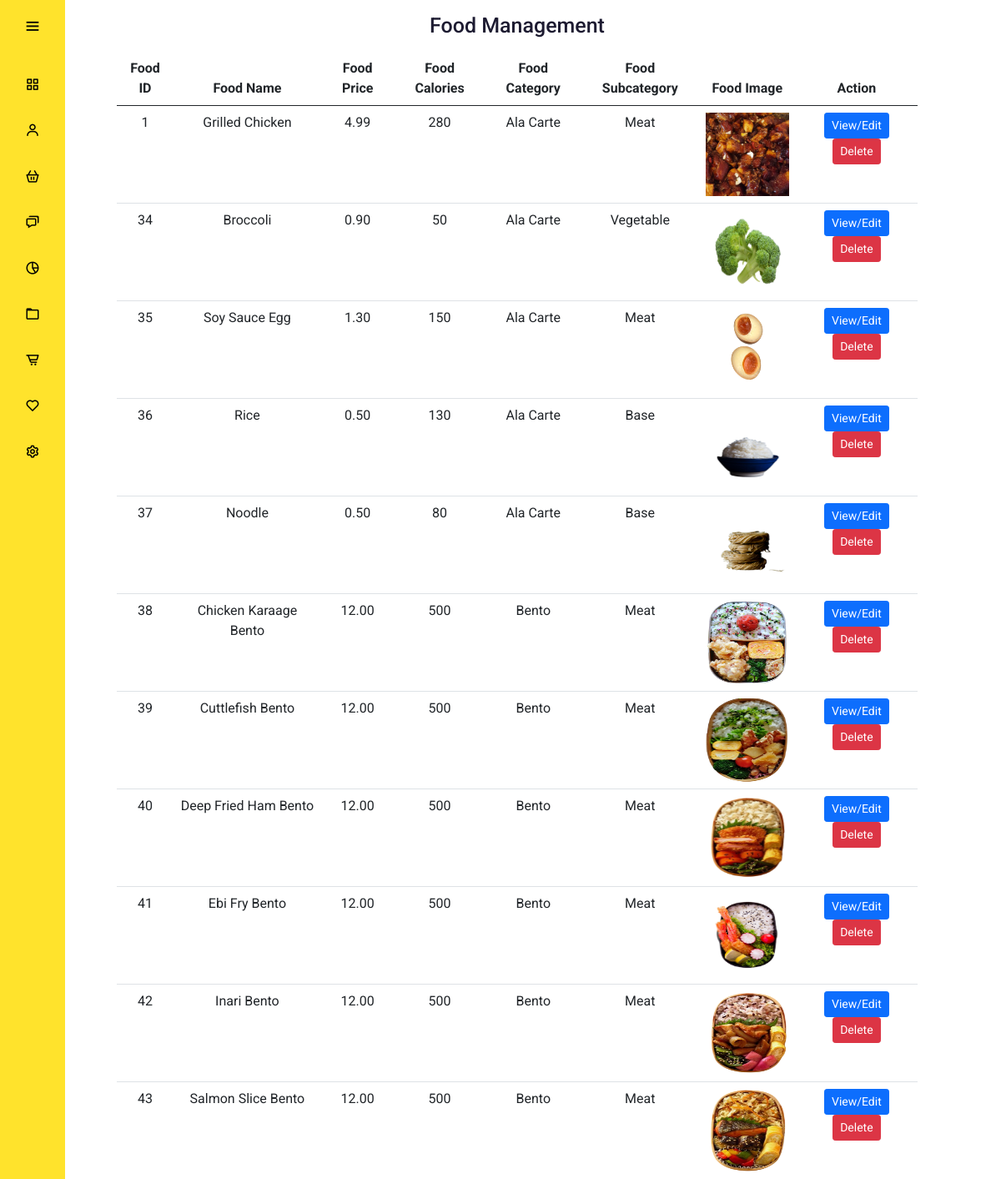
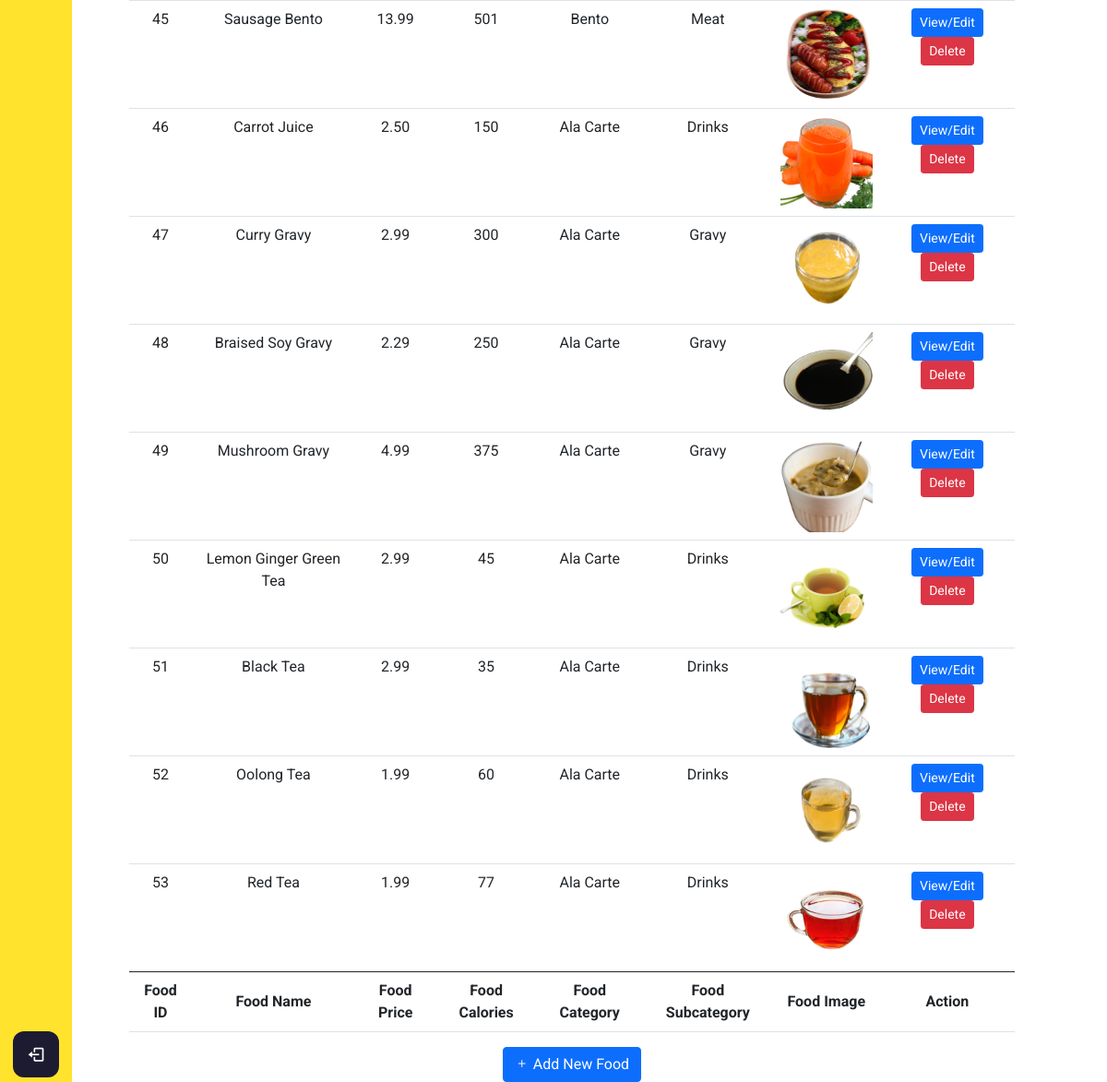
The app's page /admin/foodmanagement.php with its own data (2 pictures, top to bottom).
### tables this page shows
CREATE TABLE `food` (
  `food_id` int(11) NOT NULL,
  `food_name` varchar(255) NOT NULL,
  `food_category` varchar(128) NOT NULL,
  `food_subcategory` varchar(128) NOT NULL,
  `food_healthierchoice` smallint(6) DEFAULT '0',
  `food_vegan` smallint(6) DEFAULT NULL,
  `food_price` decimal(10,2) NOT NULL,
  `food_calories` int(11) NOT NULL,
  `food_img` varchar(256) DEFAULT NULL
);

### config/db.php (called while the page is built, shortened)
<?php
class DB {
  protected static $mdb = null;
  public static function getMDB() {
    $mdb = DB::$mdb;
    if ($mdb === null) {
      $mdb = DB::$mdb = new MeekroDB();
    }
    $mdb->sync_config();
    return $mdb;
  }
  public static function query() { $args = func_get_args(); return call_user_func_array(array(DB::getMDB(), 'query'), $args); }
}
class MeekroDB {
  public $encoding = 'latin1';
  public $connect_options = array(MYSQLI_OPT_CONNECT_TIMEOUT => 30);
  public $internal_mysql = null;
  public function __construct($host=null, $user=null, $password=null, $dbName=null, $port=null, $encoding=null, $socket=null)  {
    if ($encoding === null) $encoding = DB::$encoding;
    $this->encoding = $encoding;
  }
  public function get() {
    $mysql = $this->internal_mysql;
    if (!($mysql instanceof MySQLi)) {
      $mysql = new mysqli();
      foreach ($this->connect_options as $key => $value) {
        $mysql->options($key, $value);
      }
      $mysql->set_charset($this->encoding);
      $this->internal_mysql = $mysql;
    }
    return $mysql;
  }
  protected function preparseQueryParams() {
    $args = func_get_args();
    $sql = trim(strval(array_shift($args)));
    $args_all = $args;
    if (count($args_all) == 0) return array($sql);
    $chunkyQuery = array();
    return $chunkyQuery;
  }
  public function parseQueryParams() {
    $args = func_get_args();
    $chunkyQuery = call_user_func_array(array($this, 'preparseQueryParams'), $args);
    $query = '';
    foreach ($chunkyQuery as $chunk) {
      if (is_string($chunk)) {
        $query .= $chunk;
        continue;
      }
      $result = '';
      $query .= $result;
    }
    return $query;
  }
  protected function prependCall($function, $args, $prepend) { array_unshift($args, $prepend); return call_user_func_array($function, $args); }
  public function query() { $args = func_get_args(); return $this->prependCall(array($this, 'queryHelper'), $args, 'assoc'); }
  protected function queryHelper() {
    $args = func_get_args();
    $type = array_shift($args);
    $db = $this->get();
    $is_buffered = true;
    $row_type = 'assoc';
    $full_names = false;
    $sql = call_user_func_array(array($this, 'parseQueryParams'), $args);
    $result = $db->query($sql, $is_buffered ? MYSQLI_STORE_RESULT : MYSQLI_USE_RESULT);
    $return = array();
    while ($row = ($row_type == 'assoc' ? $result->fetch_assoc() : $result->fetch_row())) {
      $return[] = $row;
    }
    return $return;
  }
}
?>

### admin/foodmanagement.php (the view, shortened to what this page needs)
<?php
include "../config/db.php";
?>
<!DOCTYPE html>
<html lang="en" dir="ltr">
  <head>
    <link rel="stylesheet" href="adminstyle.css">
    <link href='https://unpkg.com/boxicons@2.0.7/css/boxicons.min.css' rel='stylesheet'>
    <link href="https://cdn.jsdelivr.net/npm/bootstrap@5.0.0-beta3/dist/css/bootstrap.min.css" rel="stylesheet">
    <link rel="stylesheet" href="https://cdn.jsdelivr.net/npm/bootstrap-icons@1.4.1/font/bootstrap-icons.css">
   </head>
<body>
  <?php
  include "adminheader.php";
  ?>
  <div class="home_content">
    <div class="text">Food Management </div>
    <table class="table table-hover">
        <thead>
            <tr>
            <th scope="col">Food ID</th>
            <th scope="col">Food Name</th>
            <th scope="col">Food Price</th>
            <th scope="col">Food Calories</th>
            <th scope="col">Food Category</th>
            <th scope="col">Food Subcategory</th>
            <th scope="col">Food Image</th>
            <th scope="col">Action</th>
            </tr>
        </thead>
        <tbody>
        <?php
        $getFoodQuery = DB::query("SELECT * FROM food");
        foreach($getFoodQuery as $getFoodResult){
        ?>
            <tr class="fooddata fooddata<?php echo $getFoodResult['food_id']; ?>">
              <td class="foodid"><?php echo $getFoodResult['food_id']; ?></td>
              <td class="foodname"><?php echo ucwords($getFoodResult['food_name']); ?></td>
              <td class="foodname"><?php echo $getFoodResult['food_price']; ?></td>
              <td class="foodcalories"><?php echo $getFoodResult['food_calories']; ?></td>
              <td class="foodcategory"><?php echo ucwords($getFoodResult['food_category']); ?></td>
              <td class="foodsubcategory"><?php echo ucwords($getFoodResult['food_subcategory']); ?></td>
              <td class="foodsimg"><img src="<?php echo $getFoodResult['food_img']; ?>"></td>
              <td><button type="button" class="btn btn-primary btn-sm editFood" id="editFood" value="editFood" data-id="<?php echo $getFoodResult['food_id']; ?>" data-bs-toggle="modal" data-bs-target="#foodinfo<?php echo $getFoodResult['food_id']; ?>" >View/Edit</button>
                  <button type="button" class="btn btn-danger btn-sm deleteFood" data-id="<?php echo $getFoodResult['food_id']; ?>" data-url="<?php echo $getFoodResult['food_img'] ?>" data-name="<?php echo $getFoodResult['food_name']; ?>" >Delete</button>
              </td>
            </tr>
        <?php
        }
        ?>
        </tbody>
        <tfoot>
          <tr>
            <th scope="col">Food ID</th>
            <th scope="col">Food Name</th>
            <th scope="col">Food Price</th>
            <th scope="col">Food Calories</th>
            <th scope="col">Food Category</th>
            <th scope="col">Food Subcategory</th>
            <th scope="col">Food Image</th>
            <th scope="col">Action</th>
          </tr>
        </tfoot>
    </table>
    <button type="button" data-bs-toggle="modal" data-bs-target="#addFood" class="btn btn-primary"><i class="bi bi-plus"></i> Add New Food</button>
  </div>
</body>
</html>

### admin/adminstyle.css (style rules this page uses)
* { margin: 0; padding: 0; box-sizing: border-box; font-family: "Roboto" , sans serif; }
body { position: relative; min-height: 100vh; width: 100%; overflow: scroll; }
.home_content { position: absolute; height: 100%; width: 80%; text-align: center; left: 140px; background: none; box-shadow: 0 5px 10px rgba(0,0,0,0.2px); transition: all 0.5s ease; justify-self: center; }
.home_content .text { font-size: 25px; font-weight: 500; color: #1d1b31; margin: 12px; }
.foodsimg { width:100px; height:100px; }
img { width:100px; height:100px; }

### records on screen
food: food_id "1", food_name "Grilled Chicken", food_price "4.99", food_calories "280", food_category "Ala Carte", food_subcategory "Meat", shows a picture
food: food_id "34", food_name "Broccoli", food_price "0.90", food_calories "50", food_category "Ala Carte", food_subcategory "Vegetable", food_img (picture)
food: food_id "35", food_name "Soy Sauce Egg", food_price "1.30", food_calories "150", food_category "Ala Carte", food_subcategory "Meat", food_img (picture)
food: food_id "36", food_name "Rice", food_price "0.50", food_calories "130", food_category "Ala Carte", food_subcategory "Base", food_img (picture)
food: food_id "37", food_name "Noodle", food_price "0.50", food_calories "80", food_category "Ala Carte", food_subcategory "Base", food_img (picture)
food: food_id "38", food_name "Chicken Karaage Bento", food_price "12.00", food_calories "500", food_category "Bento", food_subcategory "Meat", food_img (picture)
food: food_id "39", food_name "Cuttlefish Bento", food_price "12.00", food_calories "500", food_category "Bento", food_subcategory "Meat", food_img (picture)
food: food_id "40", food_name "Deep Fried Ham Bento", food_price "12.00", food_calories "500", food_category "Bento", food_subcategory "Meat", food_img (picture)
food: food_id "41", food_name "Ebi Fry Bento", food_price "12.00", food_calories "500", food_category "Bento", food_subcategory "Meat", food_img (picture)
food: food_id "42", food_name "Inari Bento", food_price "12.00", food_calories "500", food_category "Bento", food_subcategory "Meat", food_img (picture)
food: food_id "43", food_name "Salmon Slice Bento", food_price "12.00", food_calories "500", food_category "Bento", food_subcategory "Meat", food_img (picture)
food: food_id "45", food_name "Sausage Bento", food_price "13.99", food_calories "501", food_category "Bento", food_subcategory "Meat", food_img (picture)
food: food_id "46", food_name "Carrot Juice", food_price "2.50", food_calories "150", food_category "Ala Carte", food_subcategory "Drinks", food_img (picture)
food: food_id "47", food_name "Curry Gravy", food_price "2.99", food_calories "300", food_category "Ala Carte", food_subcategory "Gravy", food_img (picture)
food: food_id "48", food_name "Braised Soy Gravy", food_price "2.29", food_calories "250", food_category "Ala Carte", food_subcategory "Gravy", food_img (picture)
food: food_id "49", food_name "Mushroom Gravy", food_price "4.99", food_calories "375", food_category "Ala Carte", food_subcategory "Gravy", food_img (picture)
food: food_id "50", food_name "Lemon Ginger Green Tea", food_price "2.99", food_calories "45", food_category "Ala Carte", food_subcategory "Drinks", food_img (picture)
food: food_id "51", food_name "Black Tea", food_price "2.99", food_calories "35", food_category "Ala Carte", food_subcategory "Drinks", food_img (picture)
food: food_id "52", food_name "Oolong Tea", food_price "1.99", food_calories "60", food_category "Ala Carte", food_subcategory "Drinks", food_img (picture)
food: food_id "53", food_name "Red Tea", food_price "1.99", food_calories "77", food_category "Ala Carte", food_subcategory "Drinks", food_img (picture)
